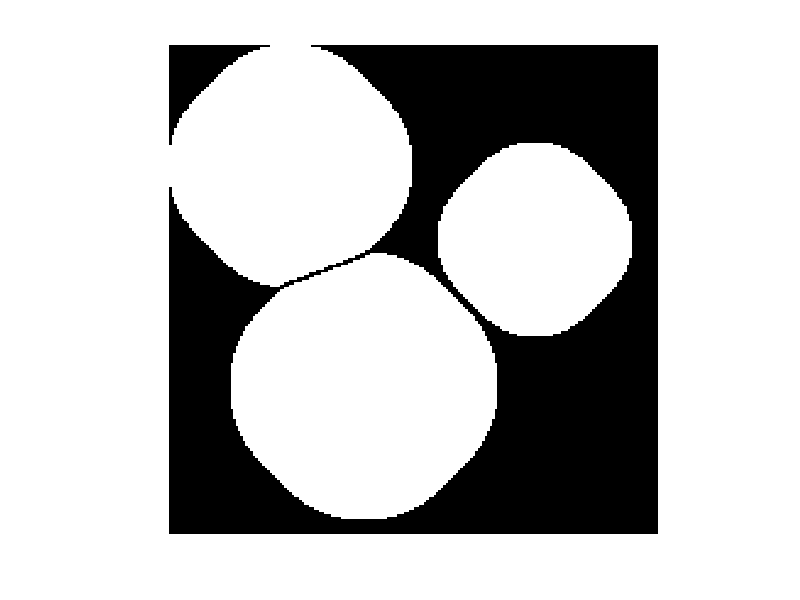

MATLAB code to generate this figure:

im_siz = 200;

c = [150 80 30;
    80 140 45
    50 50 40];

im = false(im_siz);

[xim, yim] = meshgrid(1:im_siz);

for k = 1:size(c, 1)
    ins = (xim - c(k,1)).^2 + (yim - c(k,2)).^2 < c(k,3)^2;
    im(ins) = 1;
end

showim = @(x) imshow(x, [], 'InitialMagnification', 'fit');

%%

im2 = bwmorph(im,'thicken', 10);

showim(im2)
